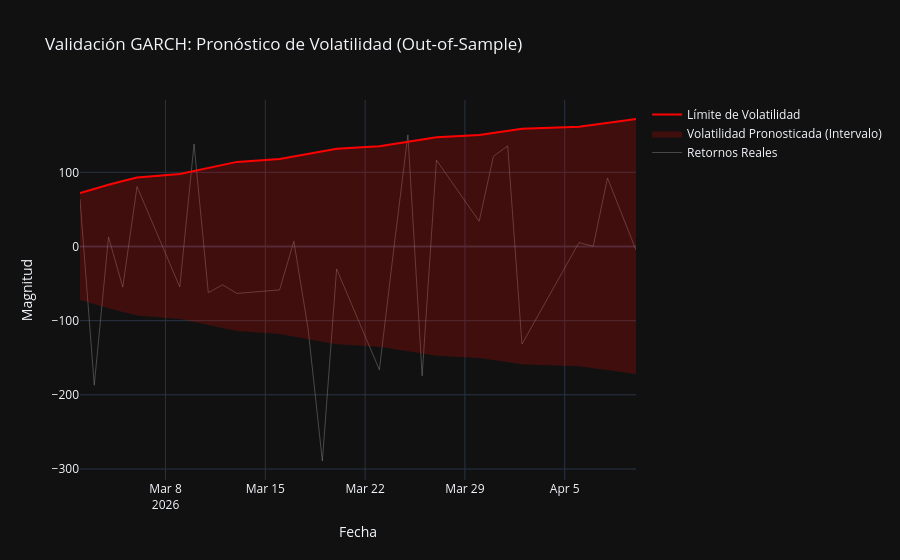

Notebook code cell kept with this figure:
### Code cell
# Preparar los datos
indices_test = test_data.index
# vol_test_series es la que calculamos previamente con np.sqrt(forecasts.variance...)
vol_test_series = pd.Series(vol_forecast, index=test_data.index)

fig_garch = go.Figure()

# Retornos reales en el set de prueba
fig_garch.add_trace(go.Scatter(
    x=indices_test, y=test_data,
    mode='lines',
    name='Retornos Reales',
    line=dict(color='grey', width=1),
    opacity=0.5
))

# Banda Superior de Volatilidad
fig_garch.add_trace(go.Scatter(
    x=indices_test, y=vol_test_series,
    mode='lines',
    line=dict(width=0),
    showlegend=False
))

# Banda Inferior de Volatilidad con Relleno (Shading)
fig_garch.add_trace(go.Scatter(
    x=indices_test, y=-vol_test_series,
    mode='lines',
    line=dict(width=0),
    fill='tonexty', # Rellena hacia la traza anterior
    fillcolor='rgba(255, 0, 0, 0.2)',
    name='Volatilidad Pronosticada (Intervalo)'
))

# Línea de contorno para que se vea definida
fig_garch.add_trace(go.Scatter(
    x=indices_test, y=vol_test_series,
    mode='lines',
    line=dict(color='red', width=2),
    name='Límite de Volatilidad'
))

fig_garch.update_layout(
    title='Validación GARCH: Pronóstico de Volatilidad (Out-of-Sample)',
    xaxis_title='Fecha',
    yaxis_title='Magnitud',
    template='plotly_dark', # El modo oscuro resalta muy bien las bandas rojas
    hovermode='x unified'
)

fig_garch.show()
